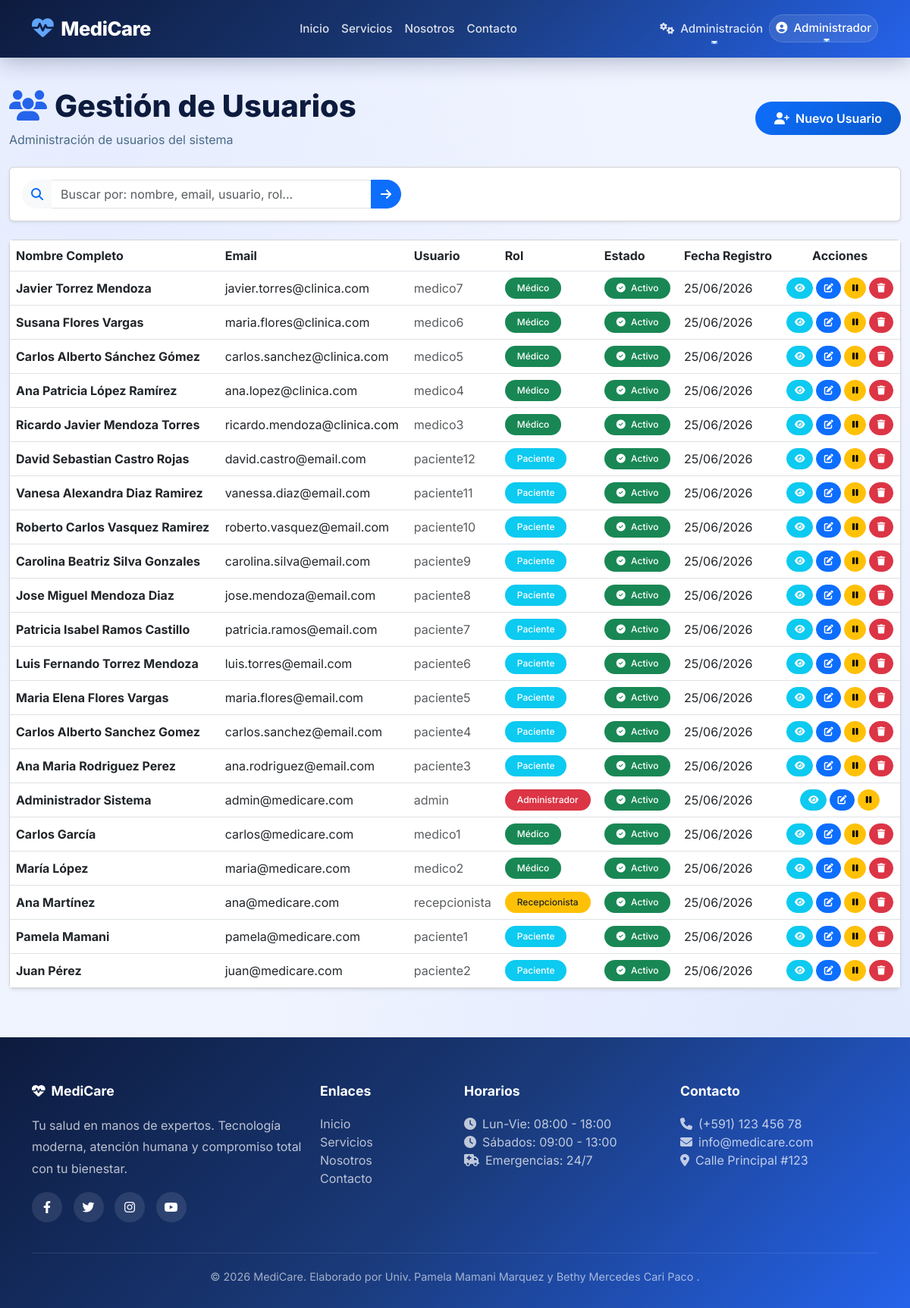
Screenshot of /admin/usuarios (signed in) with the database file from the repository.
### app/models/usuario.py (models this page shows, shortened)
class Usuario(UserMixin, db.Model):
    __tablename__ = 'usuarios'
    id = db.Column(db.Integer, primary_key=True)
    username = db.Column(db.String(80), unique=True, nullable=False)
    email = db.Column(db.String(120), unique=True, nullable=False)
    password_hash = db.Column(db.String(200), nullable=False)
    rol = db.Column(db.String(20), nullable=False, default='paciente')
    nombres = db.Column(db.String(100))
    apellidos = db.Column(db.String(100))
    ci = db.Column(db.String(20))
    telefono = db.Column(db.String(20))
    fecha_registro = db.Column(db.DateTime, default=datetime.utcnow)
    activo = db.Column(db.Boolean, default=True)
    paciente = db.relationship('Paciente', back_populates='usuario', uselist=False)
    medico = db.relationship('Medico', back_populates='usuario', uselist=False)
    def is_admin(self):
        return self.rol == 'admin'

### app/admin/routes.py (the view, shortened to what this page needs)
@bp_admin.route('/usuarios')
@login_required
def usuarios():
    if not current_user.is_admin():
        flash('⛔ Acceso denegado.', 'danger')
        return redirect(url_for('core.landing'))
    search = request.args.get('search', '').strip()
    query = Usuario.query
    usuarios = query.order_by(Usuario.fecha_registro.desc()).all()
    return render_template('admin/usuarios.html', usuarios=usuarios, search=search)

### templates/admin/usuarios.html (shortened to what this page needs)
{% extends "base.html" %}
{% block content %}
<div class="container-fluid py-4">
    <div class="d-flex justify-content-between align-items-center mb-4 flex-wrap gap-2">
        <div>
            <h1 style="font-weight: 800; color: #0d1b3e;">
                <i class="fas fa-users" style="color: #2563eb; margin-right: 10px;"></i>Gestión de Usuarios
            </h1>
            <p style="color: #4a6a8a; margin: 0;">Administración de usuarios del sistema</p>
        </div>
        <a href="{{ url_for('admin.crear_usuario') }}" class="btn btn-primary-custom" style="border-radius: 50px; padding: 10px 25px;">
            <i class="fas fa-user-plus me-2"></i>Nuevo Usuario
        </a>
    </div>
    <div class="card shadow-sm mb-4">
        <div class="card-body p-3">
            <form method="GET" action="{{ url_for('admin.usuarios') }}" class="d-flex gap-2">
                <div class="input-group" style="max-width: 500px;">
                    <span class="input-group-text bg-light border-0" style="border-radius: 50px 0 0 50px;">
                        <i class="fas fa-search text-primary"></i>
                    </span>
                    <input type="text" class="form-control" name="search"
                           placeholder="Buscar por: nombre, email, usuario, rol..."
                           value="{{ search }}"
                           style="border-left: none; border-radius: 0; border-color: #dee2e6;">
                    <button type="submit" class="btn btn-primary" style="border-radius: 0 50px 50px 0;">
                        <i class="fas fa-arrow-right"></i>
                    </button>
                </div>
            </form>
        </div>
    </div>
    <div class="card shadow-sm">
        <div class="card-body p-0">
            <div class="table-responsive">
                <table class="table table-hover align-middle mb-0">
                    <thead style="background: #f8f9fa;">
                        <tr>
                            <th>Nombre Completo</th>
                            <th>Email</th>
                            <th>Usuario</th>
                            <th>Rol</th>
                            <th>Estado</th>
                            <th>Fecha Registro</th>
                            <th class="text-center">Acciones</th>
                        </tr>
                    </thead>
                    <tbody>
                        {% for usuario in usuarios %}
                        <tr>
                            <td><strong>{{ usuario.nombres }} {{ usuario.apellidos }}</strong></td>
                            <td>{{ usuario.email }}</td>
                            <td><span class="text-muted">{{ usuario.username }}</span></td>
                            <td>
                                {% if usuario.rol == 'admin' %}
                                <span class="badge bg-danger rounded-pill px-3 py-2">Administrador</span>
                                {% elif usuario.rol == 'medico' %}
                                <span class="badge bg-success rounded-pill px-3 py-2">Médico</span>
                                {% elif usuario.rol == 'recepcionista' %}
                                <span class="badge bg-warning text-dark rounded-pill px-3 py-2">Recepcionista</span>
                                {% else %}
                                <span class="badge bg-info rounded-pill px-3 py-2">Paciente</span>
                                {% endif %}
                            </td>
                            <td>
                                {% if usuario.activo %}
                                <span class="badge bg-success rounded-pill px-3 py-2">
                                    <i class="fas fa-check-circle me-1"></i> Activo
                                </span>
                                {% else %}
                                <span class="badge bg-secondary rounded-pill px-3 py-2">
                                    <i class="fas fa-times-circle me-1"></i> Inactivo
                                </span>
                                {% endif %}
                            </td>
                            <td>{{ usuario.fecha_registro.strftime('%d/%m/%Y') }}</td>
                            <td>
                                <div class="d-flex gap-1 justify-content-center">
                                    <a href="{{ url_for('admin.perfil_usuario', id=usuario.id) }}"
                                       class="btn btn-sm btn-info text-white"
                                       style="border-radius: 50px; padding: 4px 10px;"
                                       title="Ver perfil del usuario">
                                        <i class="fas fa-eye"></i>
                                    </a>
                                    <a href="{{ url_for('admin.editar_usuario', id=usuario.id) }}"
                                       class="btn btn-sm btn-primary"
                                       style="border-radius: 50px; padding: 4px 10px;"
                                       title="Editar usuario">
                                        <i class="fas fa-edit"></i>
                                    </a>
                                    <a href="{{ url_for('admin.toggle_usuario', id=usuario.id) }}"
                                       class="btn btn-sm {% if usuario.activo %}btn-warning{% else %}btn-success{% endif %}"
                                       style="border-radius: 50px; padding: 4px 10px;"
                                       title="{% if usuario.activo %}Desactivar usuario{% else %}Activar usuario{% endif %}"
                                       onclick="return confirm('¿Estás seguro de {% if usuario.activo %}DESACTIVAR{% else %}ACTIVAR{% endif %} al usuario {{ usuario.username }}?')">
                                        <i class="fas {% if usuario.activo %}fa-pause{% else %}fa-play{% endif %}"></i>
                                    </a>
                                    {% if usuario.id != current_user.id %}
                                    <form method="POST" action="{{ url_for('admin.eliminar_usuario', id=usuario.id) }}"
                                          style="display:inline;"
                                          onsubmit="return confirm('¿Estás seguro de ELIMINAR al usuario {{ usuario.username }}? Esta acción no se puede deshacer.')">
                                        <button type="submit" class="btn btn-sm btn-danger"
                                                style="border-radius: 50px; padding: 4px 10px;"
                                                title="Eliminar usuario">
                                            <i class="fas fa-trash"></i>
                                        </button>
                                    </form>
                                    {% endif %}
                                </div>
                            </td>
                        </tr>
                        {% endfor %}
                    </tbody>
                </table>
            </div>
        </div>
    </div>
</div>
{% endblock %}

### templates/base.html (shortened to what this page needs)
<!DOCTYPE html>
<html lang="es">
<head>
    <link href="https://cdn.jsdelivr.net/npm/bootstrap@5.3.0/dist/css/bootstrap.min.css" rel="stylesheet">
    <link rel="stylesheet" href="https://cdnjs.cloudflare.com/ajax/libs/font-awesome/6.4.0/css/all.min.css">
</head>
<body>
    <nav class="navbar navbar-expand-lg navbar-custom">
        <div class="container">
            <a class="navbar-brand" href="{{ url_for('core.landing') }}">
                <i class="fas fa-heartbeat"></i>MediCare
            </a>
            <div class="collapse navbar-collapse" id="navbarNav">
                <ul class="navbar-nav mx-auto">
                    <li class="nav-item">
                        <a class="nav-link" href="{{ url_for('core.landing') }}">Inicio</a>
                    </li>
                    <li class="nav-item">
                        <a class="nav-link" href="{{ url_for('core.servicios') }}">Servicios</a>
                    </li>
                    <li class="nav-item">
                        <a class="nav-link" href="{{ url_for('core.about') }}">Nosotros</a>
                    </li>
                    <li class="nav-item">
                        <a class="nav-link" href="{{ url_for('core.contacto') }}">Contacto</a>
                    </li>
                </ul>
                <ul class="navbar-nav">
                    {% if current_user.is_authenticated %}
                        {% if current_user.is_admin() %}
                        <li class="nav-item dropdown">
                            <a class="nav-link dropdown-toggle text-white" href="#" id="adminDropdown" role="button" data-bs-toggle="dropdown">
                                <i class="fas fa-cogs me-1"></i> Administración
                            </a>
                        </li>
                        {% endif %}
                        <li class="nav-item dropdown user-dropdown">
                            <a class="nav-link dropdown-toggle text-white" href="#" id="userDropdown" role="button" data-bs-toggle="dropdown">
                                <i class="fas fa-user-circle me-1"></i>
                                {{ current_user.nombres }}
                            </a>
                        </li>
                    {% endif %}
                </ul>
            </div>
        </div>
    </nav>
    <main>
        {% block content %}{% endblock %}
    </main>
    <footer class="footer-custom">
        <div class="container">
            <div class="row g-4">
                <div class="col-md-4">
                    <h5><i class="fas fa-heartbeat me-2"></i>MediCare</h5>
                    <p style="opacity: 0.8; line-height: 1.8; position: relative; z-index: 1;">Tu salud en manos de expertos. Tecnología moderna, atención humana y compromiso total con tu bienestar.</p>
                    <div class="social-links mt-3">
                        <a href="#"><i class="fab fa-facebook-f"></i></a>
                        <a href="#"><i class="fab fa-twitter"></i></a>
                        <a href="#"><i class="fab fa-instagram"></i></a>
                        <a href="#"><i class="fab fa-youtube"></i></a>
                    </div>
                </div>
                <div class="col-md-2">
                    <h5>Enlaces</h5>
                    <ul class="list-unstyled">
                        <li><a href="{{ url_for('core.landing') }}">Inicio</a></li>
                        <li><a href="{{ url_for('core.servicios') }}">Servicios</a></li>
                        <li><a href="{{ url_for('core.about') }}">Nosotros</a></li>
                        <li><a href="{{ url_for('core.contacto') }}">Contacto</a></li>
                    </ul>
                </div>
                <div class="col-md-3">
                    <h5>Horarios</h5>
                    <ul class="list-unstyled" style="opacity: 0.8;">
                        <li><i class="fas fa-clock me-2"></i>Lun-Vie: 08:00 - 18:00</li>
                        <li><i class="fas fa-clock me-2"></i>Sábados: 09:00 - 13:00</li>
                        <li><i class="fas fa-ambulance me-2"></i>Emergencias: 24/7</li>
                    </ul>
                </div>
                <div class="col-md-3">
                    <h5>Contacto</h5>
                    <ul class="list-unstyled" style="opacity: 0.8;">
                        <li><i class="fas fa-phone me-2"></i>(+591) 123 456 78</li>
                        <li><i class="fas fa-envelope me-2"></i>info@medicare.com</li>
                        <li><i class="fas fa-map-marker-alt me-2"></i>Calle Principal #123</li>
                    </ul>
                </div>
            </div>
            <div class="footer-bottom">
                <p class="mb-0">&copy; 2026 MediCare. Elaborado por Univ. Pamela Mamani Marquez y Bethy Mercedes Cari Paco .</p>
            </div>
        </div>
    </footer>
</body>
</html>

### templates/base.html (style rules this page uses)
:root { --primary-dark: #0d1b3e; --primary-mid: #1a3a7a; --primary-blue: #2563eb; --primary-light: #3b82f6; --primary-gradient: linear-gradient(135deg, #0d1b3e 0%, #1a3a7a 50%, #2563eb 100%); --glass-bg: rgba(255, 255, 255, 0.1); --glass-border: rgba(255, 255, 255, 0.15); --text-light: #ffffff; --text-dark: #0d1b3e; --shadow-soft: 0 8px 32px rgba(13, 27, 62, 0.15); --shadow-glass: 0 8px 32px rgba(0, 0, 0, 0.1); --border-radius: 16px; --transition: all 0.3s cubic-bezier(0.4, 0, 0.2, 1); }
* { font-family: 'Inter', sans-serif; margin: 0; padding: 0; box-sizing: border-box; }
body { background: #f0f4ff; color: var(--text-dark); min-height: 100vh; background-image: radial-gradient(ellipse at 10% 20%, rgba(37, 99, 235, 0.05) 0%, transparent 50%), radial-gradient(ellipse at 90% 80%, rgba(37, 99, 235, 0.08) 0%, transparent 50%); }
.navbar-custom { background: var(--primary-gradient); padding: 14px 0; box-shadow: 0 4px 30px rgba(13, 27, 62, 0.3); position: sticky; top: 0; z-index: 1000; backdrop-filter: blur(10px); }
.navbar-custom .navbar-brand { font-weight: 800; font-size: 1.6rem; color: white !important; letter-spacing: -0.5px; }
.navbar-custom .navbar-brand i { font-size: 1.8rem; margin-right: 10px; color: #60a5fa; }
.navbar-custom .nav-link { color: rgba(255,255,255,0.85) !important; font-weight: 500; padding: 8px 20px; border-radius: 8px; transition: var(--transition); font-size: 0.95rem; position: relative; }
.navbar-custom .nav-link::after { content: ''; position: absolute; bottom: 0; left: 50%; width: 0; height: 2px; background: #60a5fa; transition: var(--transition); transform: translateX(-50%); }
.user-dropdown .dropdown-toggle { color: white !important; padding: 6px 16px; border-radius: 50px; background: rgba(255,255,255,0.1); border: 1px solid rgba(255,255,255,0.15); }
.footer-custom { background: var(--primary-gradient); color: rgba(255,255,255,0.9); padding: 60px 0 30px 0; position: relative; overflow: hidden; margin-top: 40px; }
.footer-custom h5 { color: white; font-weight: 700; margin-bottom: 20px; font-size: 1.1rem; position: relative; z-index: 1; }
.footer-custom a { color: rgba(255,255,255,0.7); text-decoration: none; transition: var(--transition); display: inline-block; position: relative; z-index: 1; }
.footer-custom .social-links a { display: inline-flex; align-items: center; justify-content: center; width: 40px; height: 40px; background: rgba(255,255,255,0.1); border-radius: 50%; margin-right: 10px; transition: var(--transition); color: white; position: relative; z-index: 1; }
.footer-bottom { border-top: 1px solid rgba(255,255,255,0.1); padding-top: 20px; margin-top: 40px; text-align: center; font-size: 0.9rem; color: rgba(255,255,255,0.6); position: relative; z-index: 1; }

### templates/admin/usuarios.html (style rules this page uses)
.btn-primary-custom { background: linear-gradient(135deg, #0d6efd, #0a58ca); color: white; border: none; padding: 10px 25px; border-radius: 50px; font-weight: 600; transition: all 0.3s ease; text-decoration: none; display: inline-block; }
.badge { font-weight: 500; }
.btn-sm { padding: 0.25rem 0.6rem !important; font-size: 0.75rem !important; }

### rows the page displays
Usuario: nombres "Administrador", apellidos "Sistema", email "admin@medicare.com", username "admin", rol "Administrador", activo True (drawn), fecha_registro "25/06/2026"
Usuario: nombres "Javier", apellidos "Torrez Mendoza", email "javier.torres@clinica.com", username "medico7", rol "Médico", activo True (drawn), fecha_registro "25/06/2026"
Usuario: nombres "Susana", apellidos "Flores Vargas", email "maria.flores@clinica.com", username "medico6", rol "Médico", activo True (drawn), fecha_registro "25/06/2026"
Usuario: nombres "Carlos Alberto", apellidos "Sánchez Gómez", email "carlos.sanchez@clinica.com", username "medico5", rol "Médico", activo True (drawn), fecha_registro "25/06/2026"
Usuario: nombres "Ana Patricia", apellidos "López Ramírez", email "ana.lopez@clinica.com", username "medico4", rol "Médico", activo True (drawn), fecha_registro "25/06/2026"
Usuario: nombres "Ricardo Javier", apellidos "Mendoza Torres", email "ricardo.mendoza@clinica.com", username "medico3", rol "Médico", activo True (drawn), fecha_registro "25/06/2026"
Usuario: nombres "David Sebastian", apellidos "Castro Rojas", email "david.castro@email.com", username "paciente12", rol "Paciente", activo True (drawn), fecha_registro "25/06/2026"
Usuario: nombres "Vanesa Alexandra", apellidos "Diaz Ramirez", email "vanessa.diaz@email.com", username "paciente11", rol "Paciente", activo True (drawn), fecha_registro "25/06/2026"
Usuario: nombres "Roberto Carlos", apellidos "Vasquez Ramirez", email "roberto.vasquez@email.com", username "paciente10", rol "Paciente", activo True (drawn), fecha_registro "25/06/2026"
Usuario: nombres "Carolina Beatriz", apellidos "Silva Gonzales", email "carolina.silva@email.com", username "paciente9", rol "Paciente", activo True (drawn), fecha_registro "25/06/2026"
Usuario: nombres "Jose Miguel", apellidos "Mendoza Diaz", email "jose.mendoza@email.com", username "paciente8", rol "Paciente", activo True (drawn), fecha_registro "25/06/2026"
Usuario: nombres "Patricia Isabel", apellidos "Ramos Castillo", email "patricia.ramos@email.com", username "paciente7", rol "Paciente", activo True (drawn), fecha_registro "25/06/2026"
Usuario: nombres "Luis Fernando", apellidos "Torrez Mendoza", email "luis.torres@email.com", username "paciente6", rol "Paciente", activo True (drawn), fecha_registro "25/06/2026"
Usuario: nombres "Maria Elena", apellidos "Flores Vargas", email "maria.flores@email.com", username "paciente5", rol "Paciente", activo True (drawn), fecha_registro "25/06/2026"
Usuario: nombres "Carlos Alberto", apellidos "Sanchez Gomez", email "carlos.sanchez@email.com", username "paciente4", rol "Paciente", activo True (drawn), fecha_registro "25/06/2026"
Usuario: nombres "Ana Maria", apellidos "Rodriguez Perez", email "ana.rodriguez@email.com", username "paciente3", rol "Paciente", activo True (drawn), fecha_registro "25/06/2026"
Usuario: nombres "Carlos", apellidos "García", email "carlos@medicare.com", username "medico1", rol "Médico", activo True (drawn), fecha_registro "25/06/2026"
Usuario: nombres "María", apellidos "López", email "maria@medicare.com", username "medico2", rol "Médico", activo True (drawn), fecha_registro "25/06/2026"
Usuario: nombres "Ana", apellidos "Martínez", email "ana@medicare.com", username "recepcionista", rol "Recepcionista", activo True (drawn), fecha_registro "25/06/2026"
Usuario: nombres "Pamela", apellidos "Mamani", email "pamela@medicare.com", username "paciente1", rol "Paciente", activo True (drawn), fecha_registro "25/06/2026"
Usuario: nombres "Juan", apellidos "Pérez", email "juan@medicare.com", username "paciente2", rol "Paciente", activo True (drawn), fecha_registro "25/06/2026"
